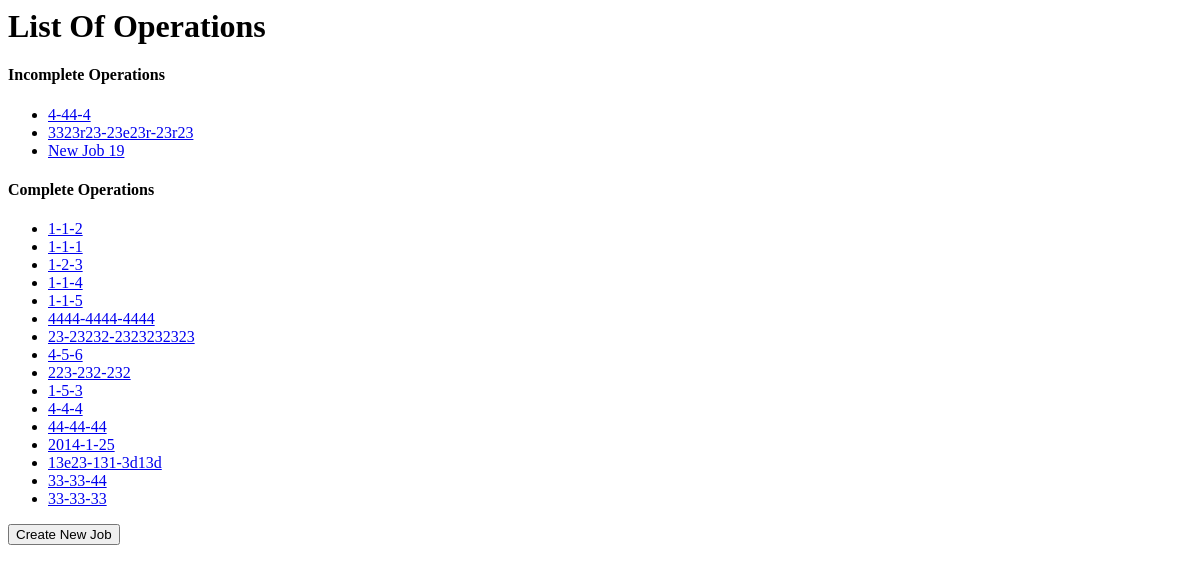
Page /embossers/ on the committed database.
### embossers/models.py (models this page shows, shortened)
class Job(models.Model):
    job_id = models.CharField(max_length=100, default="New Job", unique=True)
    date_created = models.DateTimeField('date created', auto_now_add=True)
    last_update = models.DateTimeField('last updated', default=timezone.now)
    date_submitted = models.DateTimeField(null=True, blank=True)
    process_outline = models.CharField(max_length=100, default="None", verbose_name="Process Template")
    has_process_outline_been_modified_for_this_operation = models.BooleanField(default=False, verbose_name="Edited Template")
    has_job_name_been_set = models.BooleanField(default=False)
    completed = models.BooleanField(default=False)
    disable_submit_button = models.BooleanField(default=False)
    job_number = models.CharField(max_length=100, blank=True)
    assembly_number = models.CharField(max_length=100, blank=True)
    operation_number = models.CharField(max_length=100, blank=True)
    def was_created_recently(self):
        now = timezone.now()
        return now - datetime.timedelta(days=1) <= self.date_created <= now
    was_created_recently.admin_order_field = 'date_created'
    was_created_recently.boolean = True
    was_created_recently.short_description = 'Created recently?'

### embossers/views.py (the view)
class IndexView(generic.ListView):
    template_name = 'embossers/pages/index.html'
    context_object_name = 'jobs'
    def get_queryset(self):
        return Job.objects.all()

### templates/embossers/pages/index.html
{% load static %}
<link rel="stylesheet" type="text/css" href="{% static 'embossers/style.css' %}" />
<h1>List Of Operations</h1>
{% if jobs %}
    <h4>Incomplete Operations</h4>
    <ul>
    {% for job in jobs %}
        {% if job.completed == False %}
            {% ifequal job.process_outline "None" %}
                {% ifequal job.has_process_outline_been_modified_for_this_operation False %}
                    <li><a href="{% url 'embossers:pick_template' job.id %}">{{ job.job_id }}</a></li>
                {% else %}
                    <li><a href="{% url 'embossers:detail' job.id %}">{{ job.job_id }}</a></li>
                {% endifequal %}
            {% else %}
                <li><a href="{% url 'embossers:detail' job.id %}">{{ job.job_id }}</a></li>
            {% endifequal %}
        {% endif %}
    {% endfor %}
    </ul>
    <h4>Complete Operations</h4>
    <ul>
        {% for job in jobs %}
            {% if job.completed == True %}
                {% ifequal job.process_outline "None" %}
                    {% ifequal job.has_process_outline_been_modified_for_this_operation False %}
                        <li><a href="{% url 'embossers:pick_template' job.id %}">{{ job.job_id }}</a></li>
                    {% else %}
                        <li><a href="{% url 'embossers:detail' job.id %}">{{ job.job_id }}</a></li>
                    {% endifequal %}
                {% else %}
                    <li><a href="{% url 'embossers:detail' job.id %}">{{ job.job_id }}</a></li>
                {% endifequal %}
            {% endif %}
        {% endfor %}
        </ul>
{% else %}
    <p>No jobs are available.</p>
{% endif %}
<form action="{% url 'embossers:create_job' %}" name="create_job_from_index">
    <button type="submit">Create New Job</button>
</form>

### rows in the picture
Job: job_id "4-44-4"
Job: job_id "3323r23-23e23r-23r23"
Job: job_id "New Job 19"
Job: job_id "1-1-2"
Job: job_id "1-1-1"
Job: job_id "1-2-3"
Job: job_id "1-1-4"
Job: job_id "1-1-5"
Job: job_id "4444-4444-4444"
Job: job_id "23-23232-2323232323"
Job: job_id "4-5-6"
Job: job_id "223-232-232"
Job: job_id "1-5-3"
Job: job_id "4-4-4"
Job: job_id "44-44-44"
Job: job_id "2014-1-25"
Job: job_id "13e23-131-3d13d"
Job: job_id "33-33-44"
Job: job_id "33-33-33"
